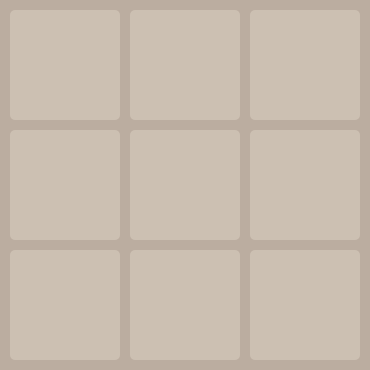
  <widget class="QGroupBox" name="gbxCheckerboard">
   <property name="enabled">
    <bool>false</bool>
   </property>
   <property name="geometry">
    <rect>
     <x>455</x>
     <y>310</y>
     <width>370</width>
     <height>370</height>
    </rect>
   </property>
   <property name="focusPolicy">
    <enum>Qt::NoFocus</enum>
   </property>
   <property name="styleSheet">
    <string notr="true">background-color: rgb(187,173,160);
border-radius: 5px;</string>
   </property>
   <property name="title">
    <string/>
   </property>
   <widget class="QPushButton" name="pBtn0">
    <property name="enabled">
     <bool>false</bool>
    </property>
    <property name="geometry">
     <rect>
      <x>10</x>
      <y>10</y>
      <width>110</width>
      <height>110</height>
     </rect>
    </property>
    <property name="font">
     <font>
      <family>NumberOnly</family>
      <pointsize>24</pointsize>
      <bold>true</bold>
     </font>
    </property>
    <property name="focusPolicy">
     <enum>Qt::NoFocus</enum>
    </property>
    <property name="styleSheet">
     <string notr="true">QPushButton
{
	color: rgb(115, 110, 100);
	background-color: rgb(204,192,178);
	border-radius: 5px;
}

QPushButton:hover
{
	background-color: rgb(219, 210, 200);
}

QPushButton:pressed
{
	background-color: rgb(187, 173, 160);
	padding-left: 3px;
	padding-top: 3px;
}</string>
    </property>
    <property name="text">
     <string/>
    </property>
    <property name="autoDefault">
     <bool>false</bool>
    </property>
    <property name="default">
     <bool>false</bool>
    </property>
    <property name="flat">
     <bool>true</bool>
    </property>
   </widget>
   <widget class="QPushButton" name="pBtn1">
    <property name="enabled">
     <bool>false</bool>
    </property>
    <property name="geometry">
     <rect>
      <x>130</x>
      <y>10</y>
      <width>110</width>
      <height>110</height>
     </rect>
    </property>
    <property name="font">
     <font>
      <family>NumberOnly</family>
      <pointsize>24</pointsize>
      <bold>true</bold>
     </font>
    </property>
    <property name="focusPolicy">
     <enum>Qt::NoFocus</enum>
    </property>
    <property name="styleSheet">
     <string notr="true">QPushButton
{
	color: rgb(115, 110, 100);
	background-color: rgb(204,192,178);
	border-radius: 5px;
}

QPushButton:hover
{
	background-color: rgb(219, 210, 200);
}

QPushButton:pressed
{
	background-color: rgb(187, 173, 160);
	padding-left: 3px;
	padding-top: 3px;
}</string>
    </property>
    <property name="text">
     <string/>
    </property>
    <property name="autoDefault">
     <bool>false</bool>
    </property>
    <property name="default">
     <bool>false</bool>
    </property>
    <property name="flat">
     <bool>true</bool>
    </property>
   </widget>
   <widget class="QPushButton" name="pBtn2">
    <property name="enabled">
     <bool>false</bool>
    </property>
    <property name="geometry">
     <rect>
      <x>250</x>
      <y>10</y>
      <width>110</width>
      <height>110</height>
     </rect>
    </property>
    <property name="font">
     <font>
      <family>NumberOnly</family>
      <pointsize>24</pointsize>
      <bold>true</bold>
     </font>
    </property>
    <property name="focusPolicy">
     <enum>Qt::NoFocus</enum>
    </property>
    <property name="styleSheet">
     <string notr="true">QPushButton
{
	color: rgb(115, 110, 100);
	background-color: rgb(204,192,178);
	border-radius: 5px;
}

QPushButton:hover
{
	background-color: rgb(219, 210, 200);
}

QPushButton:pressed
{
	background-color: rgb(187, 173, 160);
	padding-left: 3px;
	padding-top: 3px;
}</string>
    </property>
    <property name="text">
     <string/>
    </property>
    <property name="autoDefault">
     <bool>false</bool>
    </property>
    <property name="default">
     <bool>false</bool>
    </property>
    <property name="flat">
     <bool>true</bool>
    </property>
   </widget>
   <widget class="QPushButton" name="pBtn3">
    <property name="enabled">
     <bool>false</bool>
    </property>
    <property name="geometry">
     <rect>
      <x>10</x>
      <y>130</y>
      <width>110</width>
      <height>110</height>
     </rect>
    </property>
    <property name="font">
     <font>
      <family>NumberOnly</family>
      <pointsize>24</pointsize>
      <bold>true</bold>
     </font>
    </property>
    <property name="focusPolicy">
     <enum>Qt::NoFocus</enum>
    </property>
    <property name="styleSheet">
     <string notr="true">QPushButton
{
	color: rgb(115, 110, 100);
	background-color: rgb(204,192,178);
	border-radius: 5px;
}

QPushButton:hover
{
	background-color: rgb(219, 210, 200);
}

QPushButton:pressed
{
	background-color: rgb(187, 173, 160);
	padding-left: 3px;
	padding-top: 3px;
}</string>
    </property>
    <property name="text">
     <string/>
    </property>
    <property name="autoDefault">
     <bool>false</bool>
    </property>
    <property name="default">
     <bool>false</bool>
    </property>
    <property name="flat">
     <bool>true</bool>
    </property>
   </widget>
   <widget class="QPushButton" name="pBtn4">
    <property name="enabled">
     <bool>false</bool>
    </property>
    <property name="geometry">
     <rect>
      <x>130</x>
      <y>130</y>
      <width>110</width>
      <height>110</height>
     </rect>
    </property>
    <property name="font">
     <font>
      <family>NumberOnly</family>
      <pointsize>24</pointsize>
      <bold>true</bold>
     </font>
    </property>
    <property name="focusPolicy">
     <enum>Qt::NoFocus</enum>
    </property>
    <property name="styleSheet">
     <string notr="true">QPushButton
{
	color: rgb(115, 110, 100);
	background-color: rgb(204,192,178);
	border-radius: 5px;
}

QPushButton:hover
{
	background-color: rgb(219, 210, 200);
}

QPushButton:pressed
{
	background-color: rgb(187, 173, 160);
	padding-left: 3px;
	padding-top: 3px;
}</string>
    </property>
    <property name="text">
     <string/>
    </property>
    <property name="autoDefault">
     <bool>false</bool>
    </property>
    <property name="default">
     <bool>false</bool>
    </property>
    <property name="flat">
     <bool>true</bool>
    </property>
   </widget>
   <widget class="QPushButton" name="pBtn5">
    <property name="enabled">
     <bool>false</bool>
    </property>
    <property name="geometry">
     <rect>
      <x>250</x>
      <y>130</y>
      <width>110</width>
      <height>110</height>
     </rect>
    </property>
    <property name="font">
     <font>
      <family>NumberOnly</family>
      <pointsize>24</pointsize>
      <bold>true</bold>
     </font>
    </property>
    <property name="focusPolicy">
     <enum>Qt::NoFocus</enum>
    </property>
    <property name="styleSheet">
     <string notr="true">QPushButton
{
	color: rgb(115, 110, 100);
	background-color: rgb(204,192,178);
	border-radius: 5px;
}

QPushButton:hover
{
	background-color: rgb(219, 210, 200);
}

QPushButton:pressed
{
	background-color: rgb(187, 173, 160);
	padding-left: 3px;
	padding-top: 3px;
}</string>
    </property>
    <property name="text">
     <string/>
    </property>
    <property name="autoDefault">
     <bool>false</bool>
    </property>
    <property name="default">
     <bool>false</bool>
    </property>
    <property name="flat">
     <bool>true</bool>
    </property>
   </widget>
   <widget class="QPushButton" name="pBtn8">
    <property name="enabled">
     <bool>false</bool>
    </property>
    <property name="geometry">
     <rect>
      <x>250</x>
      <y>250</y>
      <width>110</width>
      <height>110</height>
     </rect>
    </property>
    <property name="font">
     <font>
      <family>NumberOnly</family>
      <pointsize>24</pointsize>
      <bold>true</bold>
     </font>
    </property>
    <property name="focusPolicy">
     <enum>Qt::NoFocus</enum>
    </property>
    <property name="styleSheet">
     <string notr="true">QPushButton
{
	color: rgb(115, 110, 100);
	background-color: rgb(204,192,178);
	border-radius: 5px;
}

QPushButton:hover
{
	background-color: rgb(219, 210, 200);
}

QPushButton:pressed
{
	background-color: rgb(187, 173, 160);
	padding-left: 3px;
	padding-top: 3px;
}</string>
    </property>
    <property name="text">
     <string/>
    </property>
    <property name="autoDefault">
     <bool>false</bool>
    </property>
    <property name="default">
     <bool>false</bool>
    </property>
    <property name="flat">
     <bool>true</bool>
    </property>
   </widget>
   <widget class="QPushButton" name="pBtn6">
    <property name="enabled">
     <bool>false</bool>
    </property>
    <property name="geometry">
     <rect>
      <x>10</x>
      <y>250</y>
      <width>110</width>
      <height>110</height>
     </rect>
    </property>
    <property name="font">
     <font>
      <family>NumberOnly</family>
      <pointsize>24</pointsize>
      <bold>true</bold>
     </font>
    </property>
    <property name="focusPolicy">
     <enum>Qt::NoFocus</enum>
    </property>
    <property name="styleSheet">
     <string notr="true">QPushButton
{
	color: rgb(115, 110, 100);
	background-color: rgb(204,192,178);
	border-radius: 5px;
}

QPushButton:hover
{
	background-color: rgb(219, 210, 200);
}

QPushButton:pressed
{
	background-color: rgb(187, 173, 160);
	padding-left: 3px;
	padding-top: 3px;
}</string>
    </property>
    <property name="text">
     <string/>
    </property>
    <property name="autoDefault">
     <bool>false</bool>
    </property>
    <property name="default">
     <bool>false</bool>
    </property>
    <property name="flat">
     <bool>true</bool>
    </property>
   </widget>
   <widget class="QPushButton" name="pBtn7">
    <property name="enabled">
     <bool>false</bool>
    </property>
    <property name="geometry">
     <rect>
      <x>130</x>
      <y>250</y>
      <width>110</width>
      <height>110</height>
     </rect>
    </property>
    <property name="font">
     <font>
      <family>NumberOnly</family>
      <pointsize>24</pointsize>
      <bold>true</bold>
     </font>
    </property>
    <property name="focusPolicy">
     <enum>Qt::NoFocus</enum>
    </property>
    <property name="styleSheet">
     <string notr="true">QPushButton
{
	color: rgb(115, 110, 100);
	background-color: rgb(204,192,178);
	border-radius: 5px;
}

QPushButton:hover
{
	background-color: rgb(219, 210, 200);
}

QPushButton:pressed
{
	background-color: rgb(187, 173, 160);
	padding-left: 3px;
	padding-top: 3px;
}</string>
    </property>
    <property name="text">
     <string/>
    </property>
    <property name="autoDefault">
     <bool>false</bool>
    </property>
    <property name="default">
     <bool>false</bool>
    </property>
    <property name="flat">
     <bool>true</bool>
    </property>
   </widget>
  </widget>
